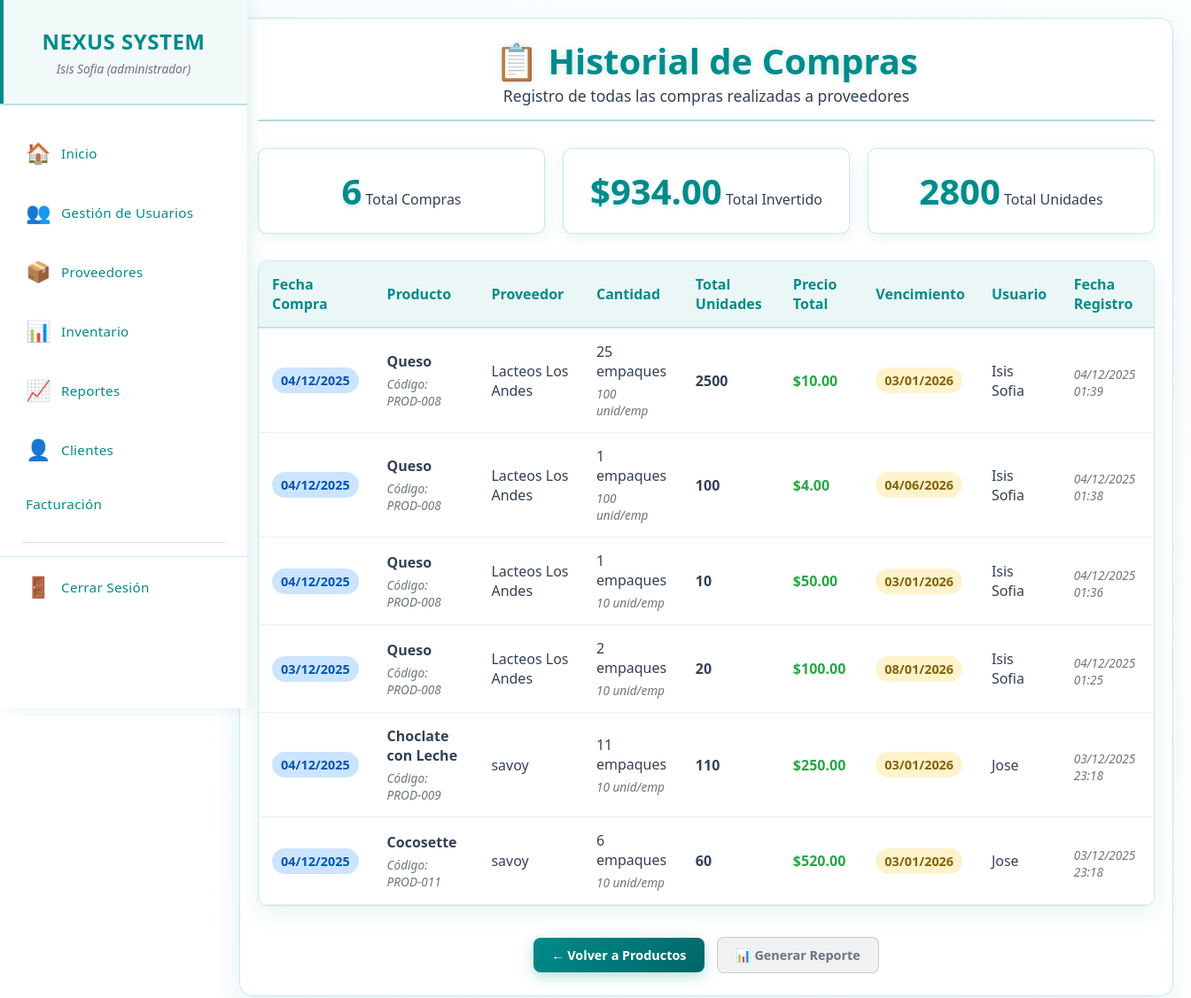
The page /historial_compras.php (signed in) on the database as committed earlier.
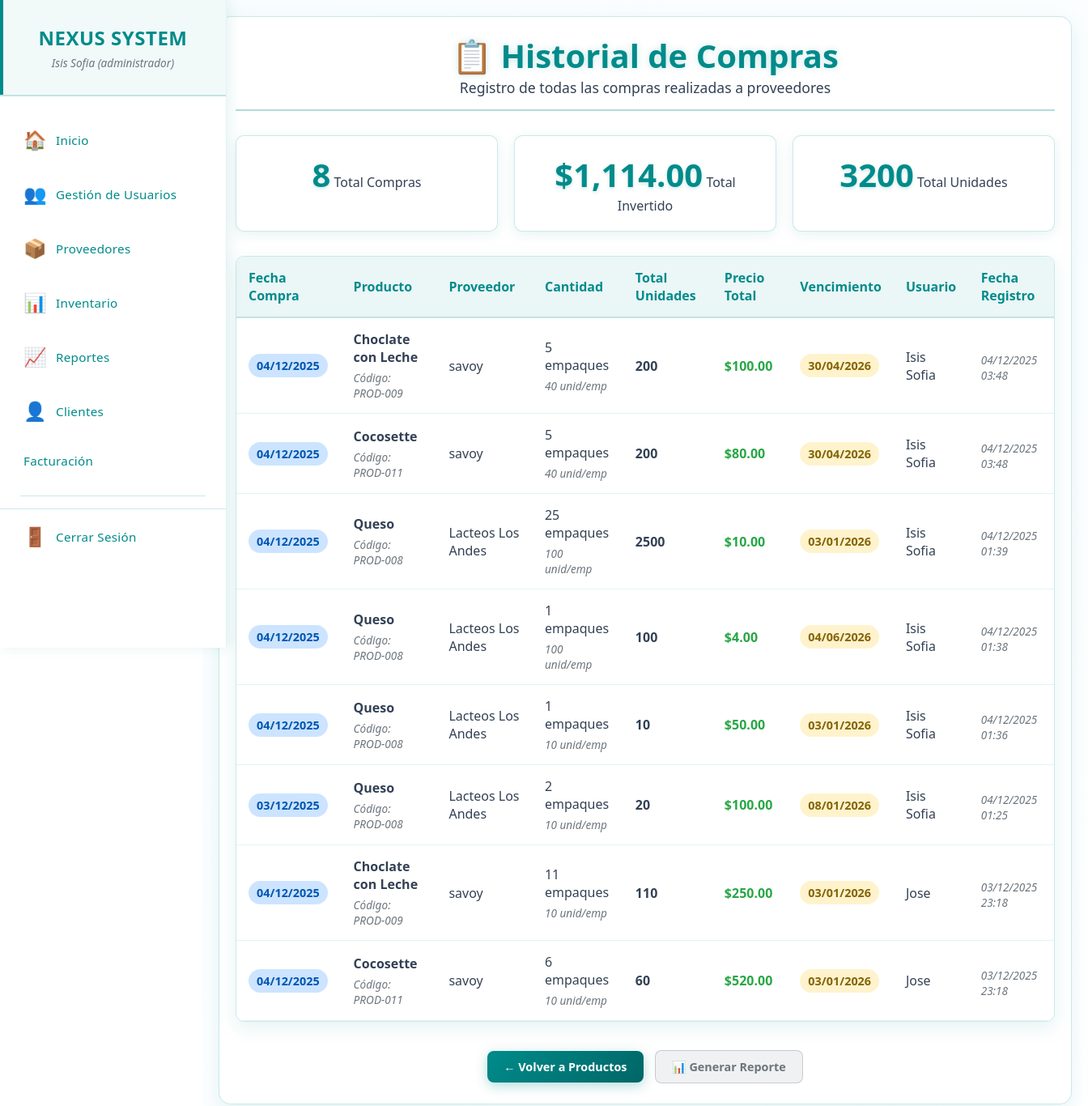
The same page on the database as committed later.
### tables this page shows
CREATE TABLE `historial_compras` (
  `id_historial` int(11) NOT NULL,
  `id_compra` int(11) NOT NULL,
  `id_producto_proveedor` int(11) NOT NULL,
  `cantidad_empaques` int(11) NOT NULL,
  `unidades_empaque` int(11) NOT NULL,
  `total_unidades` int(11) NOT NULL,
  `precio_total` decimal(10,2) NOT NULL,
  `fecha_compra` date NOT NULL,
  `fecha_vencimiento` date NOT NULL,
  `usuario_id` int(11) NOT NULL,
  `fecha_registro` timestamp NOT NULL DEFAULT current_timestamp()
);

CREATE TABLE `productos_proveedor` (
  `id_producto_proveedor` int(11) NOT NULL,
  `codigo_producto` varchar(50) NOT NULL,
  `nombre` varchar(255) NOT NULL,
  `id_categoria` int(11) NOT NULL,
  `id_subcategoria` int(11) DEFAULT NULL,
  `id_proveedor` int(11) NOT NULL,
  `precio_compra` decimal(10,2) NOT NULL,
  `unidad_medida` varchar(20) DEFAULT 'unidad',
  `fecha_compra` date DEFAULT NULL,
  `es_perecedero` tinyint(1) DEFAULT 0,
  `registro` timestamp NOT NULL DEFAULT current_timestamp(),
  `actualizacion` timestamp NOT NULL DEFAULT current_timestamp() ON UPDATE current_timestamp()
);

CREATE TABLE `proveedores` (
  `id_proveedor` int(11) NOT NULL,
  `nombres` varchar(255) NOT NULL,
  `nombre_comercial` varchar(255) NOT NULL,
  `rif` varchar(20) NOT NULL,
  `telefono` varchar(20) DEFAULT NULL,
  `email` varchar(100) DEFAULT NULL,
  `direccion` text DEFAULT NULL,
  `estado` enum('activo','inactivo') DEFAULT 'activo',
  `registro` timestamp NOT NULL DEFAULT current_timestamp(),
  `actualizacion` timestamp NOT NULL DEFAULT current_timestamp() ON UPDATE current_timestamp()
);

CREATE TABLE `usuario` (
  `id_usuario` int(11) NOT NULL,
  `usuario` varchar(50) NOT NULL,
  `nombre` varchar(100) NOT NULL,
  `apellido` varchar(100) NOT NULL,
  `contraseña` varchar(255) NOT NULL,
  `id_rol` int(11) NOT NULL,
  `activo` tinyint(1) DEFAULT 1
);

### permisos.php (called while the page is built, shortened)
<?php
class SistemaPermisos {
    private $permisos = [];
    public function __construct($permisosArray) {
        $this->permisos = $permisosArray;
    }
    public function puedeVer($modulo) {
        return isset($this->permisos[$modulo]['ver']) && $this->permisos[$modulo]['ver'];
    }
}
?>

### historial_compras.php (the view, shortened to what this page needs)
<?php
require_once 'menu.php';
require_once 'permisos.php';
try {
    $sql = "
        SELECT
            hc.*,
            pp.nombre as producto_nombre,
            pp.codigo_producto,
            p.nombre_comercial as proveedor_nombre,
            u.nombre as usuario_nombre
        FROM historial_compras hc
        JOIN productos_proveedor pp ON hc.id_producto_proveedor = pp.id_producto_proveedor
        JOIN proveedores p ON pp.id_proveedor = p.id_proveedor
        JOIN usuario u ON hc.usuario_id = u.id_usuario
        ORDER BY hc.fecha_registro DESC
    ";
    $stmt = $pdo->query($sql);
    $historial = $stmt->fetchAll(PDO::FETCH_ASSOC);
    $total_compras = count($historial);
    $total_invertido = array_sum(array_column($historial, 'precio_total'));
    $total_unidades = array_sum(array_column($historial, 'total_unidades'));
} catch (PDOException $e) {
    die("Error al consultar historial: " . $e->getMessage());
}
?>
<!DOCTYPE html>
<html lang="es">
<head>
    <link rel="stylesheet" href="css/proveedores.css">
</head>
<body>
   <main class="main-content">
        <div class="content-wrapper">
            <div class="container">
                <div class="header">
                    <h1>📋 Historial de Compras</h1>
                    <p>Registro de todas las compras realizadas a proveedores</p>
                </div>
                <div class="stats-container">
                    <div class="stat-card">
                        <span class="stat-number"><?php echo $total_compras; ?></span>
                        <span class="stat-label">Total Compras</span>
                    </div>
                    <div class="stat-card">
                        <span class="stat-number">$<?php echo number_format($total_invertido, 2); ?></span>
                        <span class="stat-label">Total Invertido</span>
                    </div>
                    <div class="stat-card">
                        <span class="stat-number"><?php echo $total_unidades; ?></span>
                        <span class="stat-label">Total Unidades</span>
                    </div>
                </div>
                <?php if ($total_compras > 0): ?>
                    <div class="table-container">
                        <table class="table">
                            <thead>
                                <tr>
                                    <th>Fecha Compra</th>
                                    <th>Producto</th>
                                    <th>Proveedor</th>
                                    <th>Cantidad</th>
                                    <th>Total Unidades</th>
                                    <th>Precio Total</th>
                                    <th>Vencimiento</th>
                                    <th>Usuario</th>
                                    <th>Fecha Registro</th>
                                </tr>
                            </thead>
                            <tbody>
                                <?php foreach ($historial as $row): ?>
                                    <tr>
                                        <td>
                                            <span class="badge badge-info">
                                                <?php echo date('d/m/Y', strtotime($row['fecha_compra'])); ?>
                                            </span>
                                        </td>
                                        <td>
                                            <strong><?php echo htmlspecialchars($row['producto_nombre']); ?></strong><br>
                                            <small>Código: <?php echo $row['codigo_producto']; ?></small>
                                        </td>
                                        <td><?php echo $row['proveedor_nombre']; ?></td>
                                        <td>
                                            <?php echo $row['cantidad_empaques']; ?> empaques<br>
                                            <small><?php echo $row['unidades_empaque']; ?> unid/emp</small>
                                        </td>
                                        <td style="font-weight: bold;">
                                            <?php echo $row['total_unidades']; ?>
                                        </td>
                                        <td style="font-weight: bold; color: #28a745;">
                                            $<?php echo number_format($row['precio_total'], 2); ?>
                                        </td>
                                        <td>
                                            <span class="badge badge-warning">
                                                <?php echo date('d/m/Y', strtotime($row['fecha_vencimiento'])); ?>
                                            </span>
                                        </td>
                                        <td><?php echo $row['usuario_nombre']; ?></td>
                                        <td>
                                            <small><?php echo date('d/m/Y H:i', strtotime($row['fecha_registro'])); ?></small>
                                        </td>
                                    </tr>
                                <?php endforeach; ?>
                            </tbody>
                        </table>
                    </div>
                <?php endif; ?>
                <div class="action-buttons">
                    <a href="productos_proveedores.php" class="btn btn-primary">← Volver a Productos</a>
                    <a href="reporte_compras.php" class="btn btn-secondary">📊 Generar Reporte</a>
                </div>
            </div>
        </div>
    </main>
</body>
</html>

### menu.php (shortened to what this page needs)
<?php
require_once 'permisos.php';
$sistemaPermisos = new SistemaPermisos($_SESSION['permisos']);
if (!isset($current_page)) {
    $current_page = basename($_SERVER['PHP_SELF']);
}
?>
<!DOCTYPE html>
<html lang="es">
<head>
    <link rel="stylesheet" href="css/menu.css">
</head>
<body>
    <div class="main-container">
        <nav class="sidebar">
            <div class="sidebar-header">
                <h2>NEXUS SYSTEM</h2>
                <div class="user-info">
                    <small><?php echo $_SESSION['nombre']; ?> (<?php echo $_SESSION['rol']; ?>)</small>
                </div>
            </div>
            <ul class="sidebar-menu">
                <li>
                    <a href="inicio.php" class="menu-item <?php echo $current_page == 'inicio.php' ? 'active' : ''; ?>">
                        <span class="menu-icon">🏠</span>
                        <span class="menu-text">Inicio</span>
                    </a>
                </li>
                <?php if ($sistemaPermisos->puedeVer('gestion_usuario')): ?>
                <li>
                    <a href="gestion_usuarios.php" class="menu-item <?php echo $current_page == 'gestion_usuarios.php' ? 'active' : ''; ?>">
                        <span class="menu-icon">👥</span>
                        <span class="menu-text">Gestión de Usuarios</span>
                    </a>
                </li>
                <?php endif; ?>
                <?php if ($sistemaPermisos->puedeVer('proveedores')): ?>
                <li>
                    <a href="proveedores.php" class="menu-item <?php echo $current_page == 'proveedores.php' ? 'active' : ''; ?>">
                        <span class="menu-icon">📦</span>
                        <span class="menu-text">Proveedores</span>
                    </a>
                </li>
                <?php endif; ?>
                <?php if ($sistemaPermisos->puedeVer('Inventario')): ?>
                <li>
                    <a href="productos.php" class="menu-item <?php echo $current_page == 'productos.php' ? 'active' : ''; ?>">
                        <span class="menu-icon">📊</span>
                        <span class="menu-text">Inventario</span>
                    </a>
                </li>
                <?php endif; ?>
                <?php if ($sistemaPermisos->puedeVer('reportes')): ?>
                <li>
                    <a href="reportes.php" class="menu-item <?php echo $current_page == 'reportes.php' ? 'active' : ''; ?>">
                        <span class="menu-icon">📈</span>
                        <span class="menu-text">Reportes</span>
                    </a>
                </li>
                <?php endif; ?>
                <?php if ($sistemaPermisos->puedeVer('clientes')): ?>
                <li>
                    <a href="clientes.php" class="menu-item <?php echo $current_page == 'clientes.php' ? 'active' : ''; ?>">
                        <span class="menu-icon">👤</span>
                        <span class="menu-text">Clientes</span>
                    </a>
                </li>
                <?php endif; ?>
                <li>
                    <a href="facturacion.php" class="menu-item <?php echo $current_page == 'facturacion.php' ? 'active' : ''; ?>">
                        <span class="menu-text">Facturación</span>
                    </a>
                </li>
                <div class="menu-separator"></div>
                <li class="logout-item">
                    <a href="cerrar_sesion.php" class="menu-item">
                        <span class="menu-icon">🚪</span>
                        <span class="menu-text">Cerrar Sesión</span>
                    </a>
                </li>
            </ul>
        </nav>

### css/menu.css (style rules this page uses)
* { margin: 0; padding: 0; box-sizing: border-box; }
body { font-family: 'Segoe UI', Tahoma, Geneva, Verdana, sans-serif; background: #ffffff; color: #334155; overflow-x: hidden; }
.main-container { display: flex; min-height: 100vh; }
.sidebar { width: 280px; background: #ffffff; color: #008B8B; padding: 0; box-shadow: 4px 0 15px rgba(0, 139, 139, 0.1); position: fixed; height: 100vh; left: 0; top: 0; z-index: 1000; overflow-y: auto; border-right: 1px solid rgba(0, 139, 139, 0.1); }
.sidebar-header { padding: 30px 25px; text-align: center; border-bottom: 2px solid rgba(0, 139, 139, 0.2); margin-bottom: 20px; background: rgba(0, 139, 139, 0.05); position: relative; }
.sidebar-header::before { content: ''; position: absolute; top: 0; left: 0; width: 4px; height: 100%; background: #008B8B; }
.sidebar-header h2 { color: #008B8B; margin: 0; font-size: 1.5em; font-weight: 700; letter-spacing: 0.5px; }
.sidebar-menu { list-style: none; padding: 0; margin: 0; height: calc(100vh - 140px); overflow-y: auto; }
.sidebar-menu li { margin: 0; padding: 0; }
.menu-item { display: flex; align-items: center; padding: 18px 25px; color: #008B8B; text-decoration: none; transition: all 0.3s ease; border-left: 4px solid transparent; font-size: 1.1em; position: relative; }
.menu-icon { margin-right: 15px; font-size: 1.3em; width: 25px; text-align: center; transition: all 0.3s ease; color: #008B8B; }
.menu-text { font-size: 0.95rem; font-weight: 500; letter-spacing: 0.3px; color: #008B8B; }
.menu-separator { height: 1px; background: rgba(0, 139, 139, 0.2); margin: 15px 25px; }
.logout-item { margin-top: 30px; border-top: 1px solid rgba(0, 139, 139, 0.2); padding-top: 15px; }
.logout-item .menu-item { color: #008B8B; }
.main-content { flex: 1; margin-left: 280px; padding: 30px; background: #ffffff; min-height: 100vh; }

Rows that differ between the two databases and show on the page:
added historial_compras: fecha_compra "04/12/2025", id_producto_proveedor.nombre "Choclate con Leche", id_producto_proveedor.codigo_producto "PROD-009", proveedores.nombre_comercial "savoy", cantidad_empaques "5", unidades_empaque "40", total_unidades "200", precio_total "100.00", fecha_vencimiento "30/04/2026", usuario.nombre "Isis Sofia", fecha_registro "04/12/2025 03:48"
added historial_compras: fecha_compra "04/12/2025", id_producto_proveedor.nombre "Cocosette", id_producto_proveedor.codigo_producto "PROD-011", proveedores.nombre_comercial "savoy", cantidad_empaques "5", unidades_empaque "40", total_unidades "200", precio_total "80.00", fecha_vencimiento "30/04/2026", usuario.nombre "Isis Sofia", fecha_registro "04/12/2025 03:48"
Other text that changed with them:
$total_compras: "6" → "8"
$total_invertido: "934.00" → "1,114.00"
$total_unidades: "2800" → "3200"
